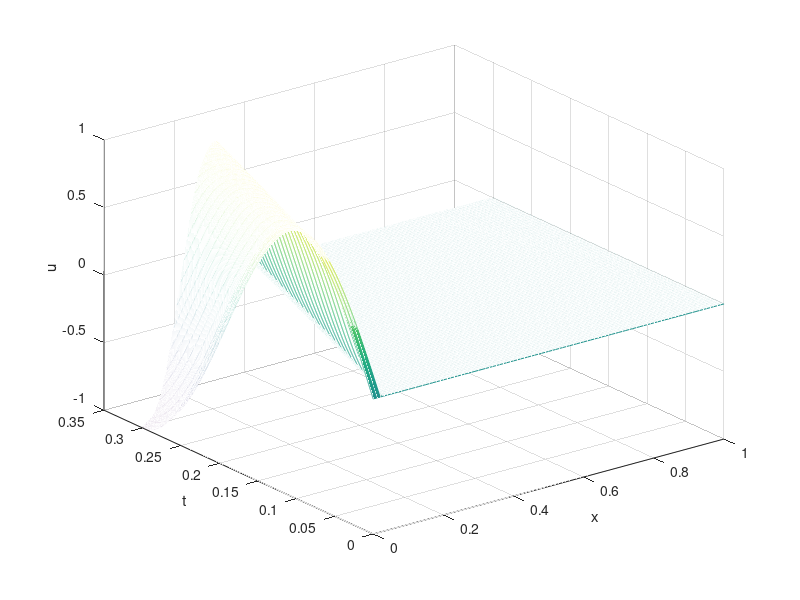

Here is the MATLAB script that generated this plot:
function EX3
clc;tic;
can1=0.9;can2=1.0e-3;can3=1.0e-5;
XL=0;XR=1;h=0.01;tao=h^2;tfinal=0.3;
%%%%%%%%%%%%%%%%%%%%%%%%%%%%%%%%%%%%%
%%%%%%%%%%%%%%%%%%%%%%%%%%%%%%%%%%%%%
M=ceil((XR-XL)/h);M1=M+1;M5=M-5;
T=ceil(tfinal/tao);T1=T+1;L=XR-XL;
for j=1:M1
    x(j)=XL+(j-1)*h;
end
app=5;
for n=1:T1
    t(n)=(n-1)*tao;
    pusai(n)=sin(app*pi*t(n));
    dfpusai(n)=app*pi*cos(app*pi*t(n));
end
% Exact Solution
for j=1:M1
    for n=1:T1
        u(j,n)=0;
        G(j,n)=-(XR-x(j))^2*dfpusai(n)/(L^2)+2*can1*pusai(n)*(XR-x(j))/(L^2)+2*can2*(pusai(n))^2*(XR-x(j))^3/(L^4);
    end
    u(j,1)=-(XR-x(j))^2*pusai(1)/(L^2);
    u(j,2)=-(XR-x(j))^2*pusai(2)/(L^2);
end
% Start the iterations
%Boundary conditions
for n=1:T1
    u(1,n)=0;u(2,n)=0;u(3,n)=0;
    u(M-1,n)=0;u(M,n)=0;u(M1,n)=0;
end
for j=1:M5
    for n=1:T1
        v(j,n)=0;
    end
end
%step 2
%solve U2
A=zeros(M5,M5);
A0=can3/(16*h^3);
D0=1/tao;
for j=1:M5
    B0(j)=can1/(24*h)-can3/(2*h^3)+can2/(24*h*L^2)*pusai(1)*(XR-x(j+3-2))^2;
    C0(j)=-can1/(3*h)+13*can3/(16*h^3)-can2/(3*h*L^2)*pusai(1)*(XR-x(j+3-1))^2;
    E0(j)=can1/(3*h)-13*can3/(16*h^3)+can2/(3*h*L^2)*pusai(1)*(XR-x(j+3+1))^2;
    F0(j)=-can1/(24*h)+can3/(2*h^3)-can2/(24*h*L^2)*pusai(1)*(XR-x(j+3+2))^2;
end
%%%%%%%%%%%%%%%%%%%%%%%%%%%%%%
for j=4:M5
    A(j,j-3)=A0;
end
for j=3:M5
    A(j,j-2)=B0(j);
end
for j=2:M5
    A(j,j-1)=C0(j);
end
for j=1:M5
    A(j,j)=D0;
end
for j=1:(M5-1)
    A(j,j+1)=E0(j);
end
for j=1:(M5-2)
    A(j,j+2)=F0(j);
end
for j=1:(M5-3)
    A(j,j+3)=-A0;
end
for j=1:M5
    righ1=-A0*u(j+3-3,1)-B0(j)*u(j+3-2,1)-C0(j)*u(j+3-1,1)+D0*u(j+3,1);
    righ2=-E0(j)*u(j+3+1,1)-F0(j)*u(j+3+2,1)+A0*u(j+3+3,1);
    G0=-can2/(18*h)*(u(j+3+1,2)+u(j+3+1,1)-u(j+3-1,2)-u(j+3-1,1))*(u(j+3+1,2)+u(j+3+1,1)+u(j+3,2)+u(j+3,1)+u(j+3-1,2)+u(j+3-1,1));
    H0=can2/(144*h)*(u(j+3+2,2)+u(j+3+2,1)-u(j+3-2,2)-u(j+3-2,1))*(u(j+3+2,2)+u(j+3+2,1)+u(j+3,2)+u(j+3,1)+u(j+3-2,2)+u(j+3-2,1));
    F(j)=righ1+righ2+G(j+3,1)+G0+H0;
end
N=length(F);  
% Extract bands
c=diag(A);
d=[diag(A,1);0];
e=[diag(A,2);0;0];
f=[diag(A,3);0;0;0];
b=[0;diag(A,-1)];
a=[0;0;diag(A,-2)];
g=[0;0;0;diag(A,-3)];
% Solve a 7-adiagonal system Ax=F
% Extract bands     
alpha=zeros(N,1);beta=zeros(N,1);gama=zeros(N,1);
y=zeros(N,1);
q=zeros(N,1);z=zeros(N,1);mu=zeros(N,1);nv=zeros(N,1);
%j=1
alpha(1)=c(1);beta(1)=d(1)/alpha(1);
q(1)=e(1)/alpha(1);nv(1)=f(1)/alpha(1);
%j=2
gama(2)=b(2);alpha(2)=c(2)-beta(1)*gama(2);
beta(2)=(d(2)-q(1)*gama(2))/alpha(2);
q(2)=(e(2)-nv(1)*gama(2))/alpha(2);
nv(2)=f(2)/alpha(2);
%j=3
z(3)=a(3);gama(3)=b(3)-z(3)*beta(1);
alpha(3)=c(3)-z(3)*q(1)-gama(3)*beta(2);
beta(3)=(d(3)-z(3)*nv(1)-q(2)*gama(3))/alpha(3);
q(3)=(e(3)-nv(2)*gama(3))/alpha(3);
nv(3)=f(3)/alpha(3);
%j=4:N-3
for j=4:N-3
    mu(j)=g(j);
    z(j)=a(j)-mu(j)*beta(j-3);
    gama(j)=b(j)-mu(j)*q(j-3)-z(j)*beta(j-2);
    alpha(j)=c(j)-mu(j)*nv(j-3)-z(j)*q(j-2)-gama(j)*beta(j-1);
    beta(j)=(d(j)-z(j)*nv(j-2)-q(j-1)*gama(j))/alpha(j);
    q(j)=(e(j)-nv(j-1)*gama(j))/alpha(j);
    nv(j)=f(j)/alpha(j);
end
%j=N-2
mu(N-2)=g(N-2);
z(N-2)=a(N-2)-mu(N-2)*beta(N-5);
gama(N-2)=b(N-2)-mu(N-2)*q(N-5)-z(N-2)*beta(N-4);
alpha(N-2)=c(N-2)-mu(N-2)*nv(N-5)-z(N-2)*q(N-4)-gama(N-2)*beta(N-3);
beta(N-2)=(d(N-2)-z(N-2)*nv(N-4)-q(N-3)*gama(N-2))/alpha(N-2);
q(N-2)=(e(N-2)-nv(N-3)*gama(N-2))/alpha(N-2);
%j=N-1
mu(N-1)=g(N-1);
z(N-1)=a(N-1)-mu(N-1)*beta(N-4);
gama(N-1)=b(N-1)-mu(N-1)*q(N-4)-z(N-1)*beta(N-3);
alpha(N-1)=c(N-1)-mu(N-1)*nv(N-4)-z(N-1)*q(N-3)-gama(N-1)*beta(N-2);
beta(N-1)=(d(N-1)-z(N-1)*nv(N-3)-q(N-2)*gama(N-1))/alpha(N-1);
%j=N
mu(N)=g(N);
z(N)=a(N)-mu(N)*beta(N-3);
gama(N)=b(N)-mu(N)*q(N-3)-z(N)*beta(N-2);
alpha(N)=c(N)-mu(N)*nv(N-3)-z(N)*q(N-2)-gama(N)*beta(N-1);
% Back substitution Ly=F
y(1)=F(1)/alpha(1);
y(2)=(F(2)-gama(2)*y(1))/alpha(2);
y(3)=(F(3)-z(3)*y(1)-gama(3)*y(2))/alpha(3);
for j=4:N
    y(j)=(F(j)-mu(j)*y(j-3)-z(j)*y(j-2)-gama(j)*y(j-1))/alpha(j);
end
v(N,2)=y(N);v(N-1,2)=y(N-1)-beta(N-1)*v(N,2);
v(N-2,2)=y(N-2)-beta(N-2)*v(N-1,2)-q(N-2)*v(N,2);
for k=N-3:-1:1
    v(k,2)=y(k)-beta(k)*v(k+1,2)-q(k)*v(k+2,2)-nv(k)*v(k+3,2);    
end
for j=4:(M-2)
    u(j,2)=v(j-3,2);
end
%step 3
Aa=zeros(M5,M5);
A1=can3/(16*h^3);
D1=1/(2*tao);
for n=3:T1
    for j=1:M5
        B1(j)=can1/(24*h)+can2/(72*h)*(u(j+3,n-1)+u(j+3-2,n-1))-can3/(2*h^3)+can2/(24*h*L^2)*pusai(n-1)*(XR-x(j+3-2))^2;
        C1(j)=-can1/(3*h)-can2/(9*h)*(u(j+3,n-1)+u(j+3-1,n-1))+13*can3/(16*h^3)-can2/(3*h*L^2)*pusai(n-1)*(XR-x(j+3-1))^2;
        E1(j)=can1/(3*h)+can2/(9*h)*(u(j+3,n-1)+u(j+3+1,n-1))-13*can3/(16*h^3)+can2/(3*h*L^2)*pusai(n-1)*(XR-x(j+3+1))^2;
        F1(j)=-can1/(24*h)-can2/(72*h)*(u(j+3,n-1)+u(j+3+2,n-1))+can3/(2*h^3)-can2/(24*h*L^2)*pusai(n-1)*(XR-x(j+3+2))^2;;
    end
    for j=4:M5
        Aa(j,j-3)=A1;
    end
    for j=3:M5
        Aa(j,j-2)=B1(j);
    end
    for j=2:M5
        Aa(j,j-1)=C1(j);
    end
    for j=1:M5
        Aa(j,j)=D1;
    end
    for j=1:(M5-1)
        Aa(j,j+1)=E1(j);
    end
    for j=1:(M5-2)
        Aa(j,j+2)=F1(j);
    end
    for j=1:(M5-3)
        Aa(j,j+3)=-A1;
    end      
    for j=1:M5
        right1=-A1*u(j+3-3,n-2)-B1(j)*u(j+3-2,n-2)-C1(j)*u(j+3-1,n-2)+D1*u(j+3,n-2);
        right2=-E1(j)*u(j+3+1,n-2)-F1(j)*u(j+3+2,n-2)+A1*u(j+3+3,n-2);
        Y(j)=right1+right2+G(j+3,n-1);
    end
    N=length(Y);  
    % Extract bands
    c=diag(Aa);
    d=[diag(Aa,1);0];
    e=[diag(Aa,2);0;0];
    f=[diag(Aa,3);0;0;0];
    b=[0;diag(Aa,-1)];
    a=[0;0;diag(Aa,-2)];
    g=[0;0;0;diag(Aa,-3)];
    % Solve a 7-adiagonal system Ax=Y
    % Extract bands     
    alpha=zeros(N,1);beta=zeros(N,1);gama=zeros(N,1);
    y=zeros(N,1);
    q=zeros(N,1);z=zeros(N,1);mu=zeros(N,1);nv=zeros(N,1);
    %j=1
    alpha(1)=c(1);beta(1)=d(1)/alpha(1);
    q(1)=e(1)/alpha(1);nv(1)=f(1)/alpha(1);
    %j=2
    gama(2)=b(2);alpha(2)=c(2)-beta(1)*gama(2);
    beta(2)=(d(2)-q(1)*gama(2))/alpha(2);
    q(2)=(e(2)-nv(1)*gama(2))/alpha(2);
    nv(2)=f(2)/alpha(2);
    %j=3
    z(3)=a(3);gama(3)=b(3)-z(3)*beta(1);
    alpha(3)=c(3)-z(3)*q(1)-gama(3)*beta(2);
    beta(3)=(d(3)-z(3)*nv(1)-q(2)*gama(3))/alpha(3);
    q(3)=(e(3)-nv(2)*gama(3))/alpha(3);
    nv(3)=f(3)/alpha(3);
    %j=4:N-3
    for j=4:N-3
        mu(j)=g(j);
        z(j)=a(j)-mu(j)*beta(j-3);
        gama(j)=b(j)-mu(j)*q(j-3)-z(j)*beta(j-2);
        alpha(j)=c(j)-mu(j)*nv(j-3)-z(j)*q(j-2)-gama(j)*beta(j-1);
        beta(j)=(d(j)-z(j)*nv(j-2)-q(j-1)*gama(j))/alpha(j);
        q(j)=(e(j)-nv(j-1)*gama(j))/alpha(j);
        nv(j)=f(j)/alpha(j);
    end
    %j=N-2
    mu(N-2)=g(N-2);
    z(N-2)=a(N-2)-mu(N-2)*beta(N-5);
    gama(N-2)=b(N-2)-mu(N-2)*q(N-5)-z(N-2)*beta(N-4);
    alpha(N-2)=c(N-2)-mu(N-2)*nv(N-5)-z(N-2)*q(N-4)-gama(N-2)*beta(N-3);
    beta(N-2)=(d(N-2)-z(N-2)*nv(N-4)-q(N-3)*gama(N-2))/alpha(N-2);
    q(N-2)=(e(N-2)-nv(N-3)*gama(N-2))/alpha(N-2);
    %j=N-1
    mu(N-1)=g(N-1);
    z(N-1)=a(N-1)-mu(N-1)*beta(N-4);
    gama(N-1)=b(N-1)-mu(N-1)*q(N-4)-z(N-1)*beta(N-3);
    alpha(N-1)=c(N-1)-mu(N-1)*nv(N-4)-z(N-1)*q(N-3)-gama(N-1)*beta(N-2);
    beta(N-1)=(d(N-1)-z(N-1)*nv(N-3)-q(N-2)*gama(N-1))/alpha(N-1);
    %j=N
    mu(N)=g(N);
    z(N)=a(N)-mu(N)*beta(N-3);
    gama(N)=b(N)-mu(N)*q(N-3)-z(N)*beta(N-2);
    alpha(N)=c(N)-mu(N)*nv(N-3)-z(N)*q(N-2)-gama(N)*beta(N-1);
    % Back substitution Ly=Y
    y(1)=Y(1)/alpha(1);
    y(2)=(Y(2)-gama(2)*y(1))/alpha(2);
    y(3)=(Y(3)-z(3)*y(1)-gama(3)*y(2))/alpha(3);
    for j=4:N
        y(j)=(Y(j)-mu(j)*y(j-3)-z(j)*y(j-2)-gama(j)*y(j-1))/alpha(j);
    end
    v(N,n)=y(N);v(N-1,n)=y(N-1)-beta(N-1)*v(N,n);
    v(N-2,n)=y(N-2)-beta(N-2)*v(N-1,n)-q(N-2)*v(N,n);
    for k=N-3:-1:1
        v(k,n)=y(k)-beta(k)*v(k+1,n)-q(k)*v(k+2,n)-nv(k)*v(k+3,n);    
    end
    for j=4:(M-2)
        u(j,n)=v(j-3,n);
    end
end
for j=1:M1
    for n=1:T1
        u(j,n)=u(j,n)+(XR-x(j))^2*pusai(n)/(L^2);
    end
end
toc;
mesh(x,t,u')
xlabel('x');
ylabel('t');
zlabel('u');
%view(40,20)